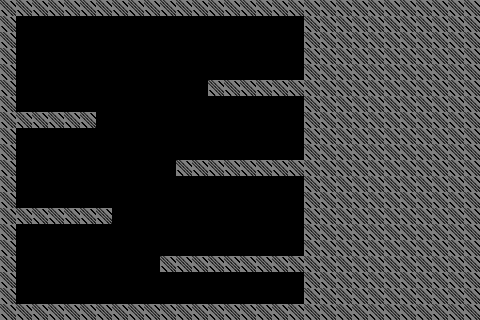

This game map was drawn from its Tiled (.tmx) file and the tilesets committed beside it. A one-line description and the full map source follow:
An orthogonal 30x20 tile map with 16x16 px tiles, 1 tile layer (tileset) and 14 objects (10x Platform, 3x PlatformInteracable).

<map version="1.10" tiledversion="1.12.1" orientation="orthogonal" renderorder="left-down" width="30" height="20" tilewidth="16" tileheight="16" infinite="0" nextlayerid="5" nextobjectid="22">
 <tileset firstgid="1" source="tilemap.tsx" />
 <objectgroup id="2" name="limiters" class="Platform">
  <object id="1" type="Platform" x="0" y="0" width="480" height="16" />
  <object id="2" type="Platform" x="464" y="0" width="16" height="320" />
  <object id="3" type="Platform" x="0" y="304" width="480" height="16" />
  <object id="4" type="Platform" x="0" y="0" width="16" height="320" />
  <object id="15" x="304" y="256" width="176" height="64" />
 </objectgroup>
 <objectgroup id="4" name="interactable" class="PlatformInteractable">
  <object id="16" type="PlatformInteracable" x="304" y="176" width="176" height="80">
   <properties>
    <property name="action" value="disapear" />
   </properties>
  </object>
  <object id="19" type="PlatformInteracable" x="256" y="32" width="32" height="32">
   <properties>
    <property name="action" value="pickup" />
   </properties>
  </object>
  <object id="20" type="PlatformInteracable" x="416" y="176" width="48" height="80">
   <properties>
    <property name="action" value="endlevel" />
   </properties>
  </object>
 </objectgroup>
 <objectgroup id="3" name="platforms" class="Platform">
  <object id="6" type="Platform" x="0" y="112" width="96" height="16" />
  <object id="7" type="Platform" x="208" y="80" width="96" height="16" />
  <object id="8" type="Platform" x="176" y="160" width="128" height="16" />
  <object id="9" type="Platform" x="160" y="256" width="144" height="16" />
  <object id="10" type="Platform" x="0" y="208" width="112" height="16" />
  <object id="11" type="Platform" x="304" y="0" width="176" height="176" />
 </objectgroup>
 <layer id="1" name="tileset" width="30" height="20">
  <data encoding="csv">
1,1,1,1,1,1,1,1,1,1,1,1,1,1,1,1,1,1,1,1,1,1,1,1,1,1,1,1,1,1,
1,0,0,0,0,0,0,0,0,0,0,0,0,0,0,0,0,0,0,1,1,1,1,1,1,1,1,1,1,1,
1,0,0,0,0,0,0,0,0,0,0,0,0,0,0,0,0,0,0,1,1,1,1,1,1,1,1,1,1,1,
1,0,0,0,0,0,0,0,0,0,0,0,0,0,0,0,0,0,0,1,1,1,1,1,1,1,1,1,1,1,
1,0,0,0,0,0,0,0,0,0,0,0,0,0,0,0,0,0,0,1,1,1,1,1,1,1,1,1,1,1,
1,0,0,0,0,0,0,0,0,0,0,0,0,1,1,1,1,1,1,1,1,1,1,1,1,1,1,1,1,1,
1,0,0,0,0,0,0,0,0,0,0,0,0,0,0,0,0,0,0,1,1,1,1,1,1,1,1,1,1,1,
1,1,1,1,1,1,0,0,0,0,0,0,0,0,0,0,0,0,0,1,1,1,1,1,1,1,1,1,1,1,
1,0,0,0,0,0,0,0,0,0,0,0,0,0,0,0,0,0,0,1,1,1,1,1,1,1,1,1,1,1,
1,0,0,0,0,0,0,0,0,0,0,0,0,0,0,0,0,0,0,1,1,1,1,1,1,1,1,1,1,1,
1,0,0,0,0,0,0,0,0,0,0,1,1,1,1,1,1,1,1,1,1,1,1,1,1,1,1,1,1,1,
1,0,0,0,0,0,0,0,0,0,0,0,0,0,0,0,0,0,0,1,1,1,1,1,1,1,1,1,1,1,
1,0,0,0,0,0,0,0,0,0,0,0,0,0,0,0,0,0,0,1,1,1,1,1,1,1,1,1,1,1,
1,1,1,1,1,1,1,0,0,0,0,0,0,0,0,0,0,0,0,1,1,1,1,1,1,1,1,1,1,1,
1,0,0,0,0,0,0,0,0,0,0,0,0,0,0,0,0,0,0,1,1,1,1,1,1,1,1,1,1,1,
1,0,0,0,0,0,0,0,0,0,0,0,0,0,0,0,0,0,0,1,1,1,1,1,1,1,1,1,1,1,
1,0,0,0,0,0,0,0,0,0,1,1,1,1,1,1,1,1,1,1,1,1,1,1,1,1,1,1,1,1,
1,0,0,0,0,0,0,0,0,0,0,0,0,0,0,0,0,0,0,1,1,1,1,1,1,1,1,1,1,1,
1,0,0,0,0,0,0,0,0,0,0,0,0,0,0,0,0,0,0,1,1,1,1,1,1,1,1,1,1,1,
1,1,1,1,1,1,1,1,1,1,1,1,1,1,1,1,1,1,1,1,1,1,1,1,1,1,1,1,1,1
</data>
 </layer>
</map>
